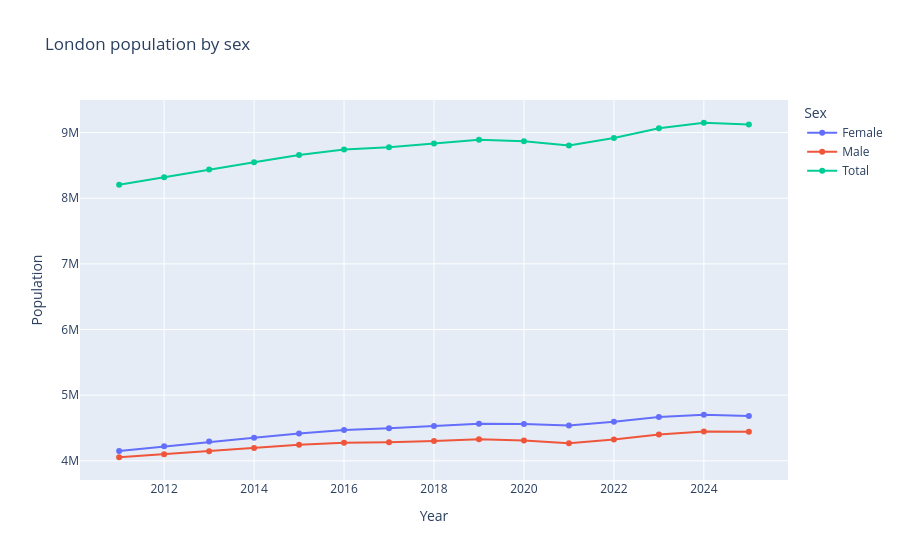

Notebook code cell kept with this figure:
### Code cell
# Total population by sex over time (all ages)
import plotly.express as px

year_cols = [c for c in df.columns if c.startswith("population_")]
sex_totals = df[df["sex"].isin(["f", "m"])].groupby("sex")[year_cols].sum().T
sex_totals.index = sex_totals.index.str.replace("population_", "").astype(int)
sex_totals = sex_totals.rename(columns={"f": "Female", "m": "Male"}).reset_index().rename(columns={"index": "year"})
#add a line for total
sex_totals["Total"] = sex_totals["Female"] + sex_totals["Male"]

fig = px.line(
    sex_totals,
    x="year",
    y=["Female", "Male", "Total"],
    title="London population by sex",
    labels={"variable": "Sex", "value": "Population", "year": "Year"},
    hover_data={"year": True},
)
fig.update_traces(mode="lines+markers", hovertemplate="Year: %{x}<br>Sex: %{fullData.name}<br>Population: %{y:,}<extra></extra>")
fig.show()

### Figure 1 — Plotly figure (JSON) as saved in the notebook; plotly's stock layout.template omitted (floating-point values rounded to 4 significant figures)
{"data": [{"hovertemplate": "Year: %{x}<br>Sex: %{fullData.name}<br>Population: %{y:,}<extra></extra>", "legendgroup": "Female", "line": {"color": "#636efa", "dash": "solid"}, "marker": {"symbol": "circle"}, "mode": "lines+markers", "name": "Female", "orientation": "v", "showlegend": true, "type": "scatter", "x": [2011, 2012, 2013, 2014, 2015, 2016, 2017, 2018, 2019, 2020, 2021, 2022, 2023, 2024, 2025], "xaxis": "x", "y": [4150445, 4220777, 4293448, 4352753, 4413888, 4469474, 4493900, 4530386, 4563190, 4559625, 4536115, 4594650, 4666366, 4702500, 4682377], "yaxis": "y"}, {"hovertemplate": "Year: %{x}<br>Sex: %{fullData.name}<br>Population: %{y:,}<extra></extra>", "legendgroup": "Male", "line": {"color": "#EF553B", "dash": "solid"}, "marker": {"symbol": "circle"}, "mode": "lines+markers", "name": "Male", "orientation": "v", "showlegend": true, "type": "scatter", "x": [2011, 2012, 2013, 2014, 2015, 2016, 2017, 2018, 2019, 2020, 2021, 2022, 2023, 2024, 2025], "xaxis": "x", "y": [4053962, 4099990, 4145539, 4194439, 4245657, 4274177, 4282329, 4302949, 4326553, 4307383, 4268654, 4322710, 4400540, 4447146, 4440532], "yaxis": "y"}, {"hovertemplate": "Year: %{x}<br>Sex: %{fullData.name}<br>Population: %{y:,}<extra></extra>", "legendgroup": "Total", "line": {"color": "#00cc96", "dash": "solid"}, "marker": {"symbol": "circle"}, "mode": "lines+markers", "name": "Total", "orientation": "v", "showlegend": true, "type": "scatter", "x": [2011, 2012, 2013, 2014, 2015, 2016, 2017, 2018, 2019, 2020, 2021, 2022, 2023, 2024, 2025], "xaxis": "x", "y": [8204407, 8320767, 8438987, 8547192, 8659545, 8743651, 8776229, 8833335, 8889743, 8867008, 8804769, 8917360, 9066906, 9149646, 9122909], "yaxis": "y"}], "layout": {"legend": {"title": {"text": "Sex"}, "tracegroupgap": 0}, "title": {"text": "London population by sex"}, "xaxis": {"anchor": "y", "domain": [0, 1], "title": {"text": "Year"}}, "yaxis": {"anchor": "x", "domain": [0, 1], "title": {"text": "Population"}}}}
